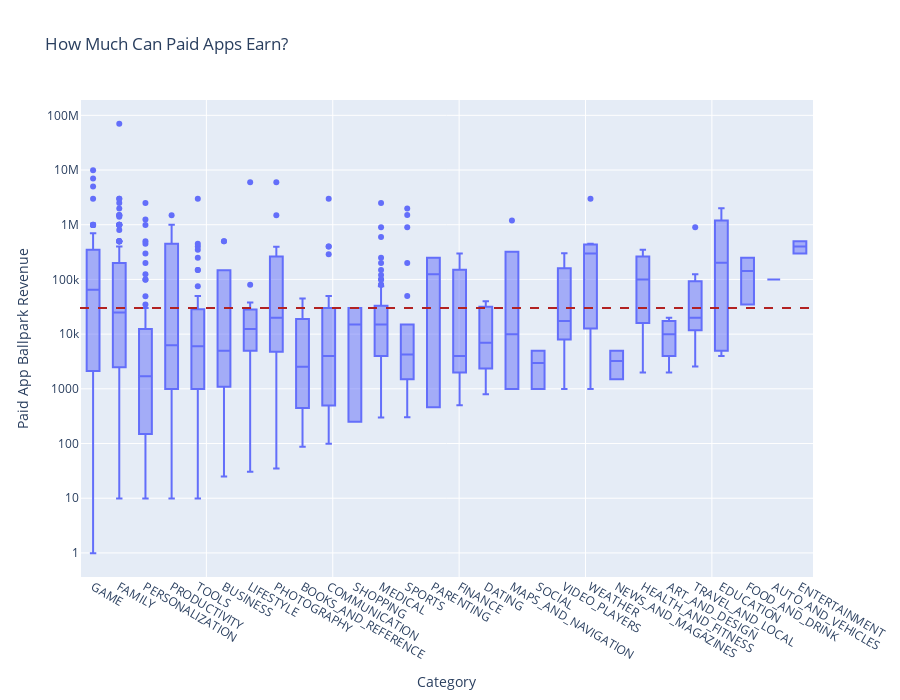

Notebook cell for this chart:
### Code cell
df_paid_apps = df_apps_clean[df_apps_clean.Type == 'Paid']

paid_revenue_cat = px.box(
                            df_paid_apps, 
                            x='Category',
                            y='Revenue_Estimate',
                            title = 'How Much Can Paid Apps Earn?'          
)
paid_revenue_cat.layout.xaxis2 = go.layout.XAxis(overlaying='x', range=[0, 29], showticklabels=False)
paid_revenue_cat.add_scatter(x = [0, 29], y = [30000, 30000], mode='lines', xaxis='x2',
                            showlegend=False, line=dict(dash='dash', color = "firebrick", width = 2))
                            

paid_revenue_cat.update_layout(
                            xaxis_title='Category',
                            yaxis_title='Paid App Ballpark Revenue',
                            xaxis={'categoryorder':'min ascending'},
                            yaxis={'type':'log'},
                            height=700
)
paid_revenue_cat.show()

### Figure 1 — Plotly figure (JSON) as saved in the notebook; plotly's stock layout.template omitted (floating-point values rounded to 4 significant figures; data arrays with more than 128 entries replaced by an {"elided": "..."} marker saying what was removed)
{"data": [{"alignmentgroup": "True", "hovertemplate": "Category=%{x}<br>Revenue_Estimate=%{y}<extra></extra>", "legendgroup": "", "marker": {"color": "#636efa"}, "name": "", "notched": false, "offsetgroup": "", "orientation": "v", "showlegend": false, "type": "box", "x": {"elided": "589 str values"}, "x0": " ", "xaxis": "x", "y": {"elided": "589 float values"}, "y0": " ", "yaxis": "y"}, {"line": {"color": "firebrick", "dash": "dash", "width": 2}, "mode": "lines", "showlegend": false, "type": "scatter", "x": [0, 29], "xaxis": "x2", "y": [30000, 30000]}], "layout": {"boxmode": "group", "height": 700, "legend": {"tracegroupgap": 0}, "title": {"text": "How Much Can Paid Apps Earn?"}, "xaxis": {"anchor": "y", "categoryorder": "min ascending", "domain": [0, 1], "title": {"text": "Category"}}, "xaxis2": {"overlaying": "x", "range": [0, 29], "showticklabels": false}, "yaxis": {"anchor": "x", "domain": [0, 1], "title": {"text": "Paid App Ballpark Revenue"}, "type": "log"}}}
